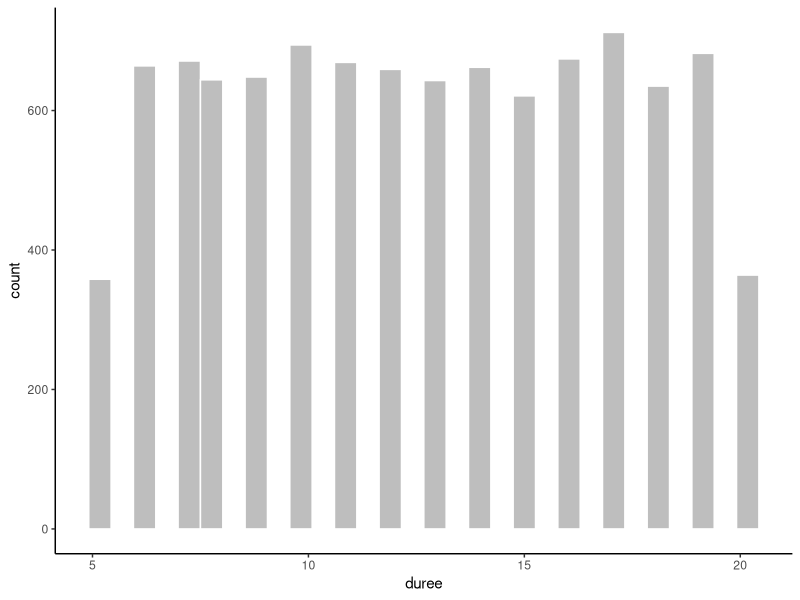

The R source for this figure: (Note: this script raises an error after producing the figure.)
# LOAD LIBRARIES
library(ggplot2)
require(gridExtra)

setwd("~/Dropbox/research/projects/research/MARIA/maria_scripts/04_coverage/")


rs <- read.csv("data/params_range_dicot-2D.csv")

plots <- list()
for(n in colnames(rs)[-1]){
  rs$var <- rs[[n]]
  pl <- ggplot(data = rs, aes(x=var)) + 
    geom_bar(stat="bin", fill="grey", colour="white") + 
    xlab(n) + 
    theme_classic()
  plots[[(length(plots) + 1)]] = pl
}


# Set up the page
grid.newpage()
layout <- matrix(seq(1, 12) ,ncol = 3, nrow = 4)
pushViewport(viewport(layout = grid.layout(nrow(layout), ncol(layout))))
  
# Make each plot, in the correct location
for (i in 1:length(plots)) {
  # Get the i,j matrix positions of the regions that contain this subplot
  matchidx <- as.data.frame(which(layout == i, arr.ind = TRUE))
    
  print(plots[[i]], vp = viewport(layout.pos.row = matchidx$row,
                                  layout.pos.col = matchidx$col))
}


